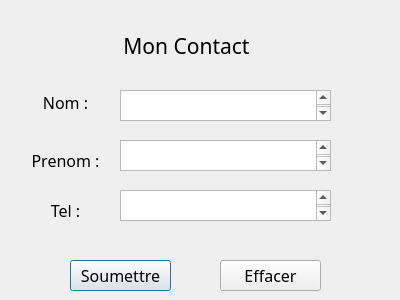
<?xml version="1.0" encoding="UTF-8"?>
<ui version="4.0">
 <class>Dialog</class>
 <widget class="QDialog" name="Dialog">
  <property name="geometry">
   <rect>
    <x>0</x>
    <y>0</y>
    <width>400</width>
    <height>300</height>
   </rect>
  </property>
  <property name="windowTitle">
   <string>Dialog</string>
  </property>
  <widget class="QPushButton" name="pushButton">
   <property name="geometry">
    <rect>
     <x>70</x>
     <y>260</y>
     <width>101</width>
     <height>31</height>
    </rect>
   </property>
   <property name="font">
    <font>
     <family>Calibri Light</family>
     <pointsize>12</pointsize>
    </font>
   </property>
   <property name="text">
    <string>Soumettre</string>
   </property>
  </widget>
  <widget class="QPushButton" name="pushButton_2">
   <property name="geometry">
    <rect>
     <x>220</x>
     <y>260</y>
     <width>101</width>
     <height>31</height>
    </rect>
   </property>
   <property name="font">
    <font>
     <family>Calibri Light</family>
     <pointsize>12</pointsize>
    </font>
   </property>
   <property name="text">
    <string>Effacer</string>
   </property>
  </widget>
  <widget class="QLabel" name="label">
   <property name="geometry">
    <rect>
     <x>66</x>
     <y>30</y>
     <width>241</width>
     <height>31</height>
    </rect>
   </property>
   <property name="font">
    <font>
     <family>Calibri Light</family>
     <pointsize>16</pointsize>
    </font>
   </property>
   <property name="text">
    <string>Mon Contact</string>
   </property>
   <property name="alignment">
    <set>Qt::AlignCenter</set>
   </property>
  </widget>
  <widget class="QLabel" name="label_2">
   <property name="geometry">
    <rect>
     <x>30</x>
     <y>92</y>
     <width>71</width>
     <height>21</height>
    </rect>
   </property>
   <property name="font">
    <font>
     <family>Calibri Light</family>
     <pointsize>12</pointsize>
    </font>
   </property>
   <property name="text">
    <string>Nom :</string>
   </property>
   <property name="alignment">
    <set>Qt::AlignCenter</set>
   </property>
  </widget>
  <widget class="QLabel" name="label_3">
   <property name="geometry">
    <rect>
     <x>30</x>
     <y>150</y>
     <width>71</width>
     <height>21</height>
    </rect>
   </property>
   <property name="font">
    <font>
     <family>Calibri Light</family>
     <pointsize>12</pointsize>
    </font>
   </property>
   <property name="text">
    <string>Prenom :</string>
   </property>
   <property name="alignment">
    <set>Qt::AlignCenter</set>
   </property>
  </widget>
  <widget class="QLabel" name="label_4">
   <property name="geometry">
    <rect>
     <x>30</x>
     <y>200</y>
     <width>71</width>
     <height>21</height>
    </rect>
   </property>
   <property name="font">
    <font>
     <family>Calibri Light</family>
     <pointsize>12</pointsize>
    </font>
   </property>
   <property name="text">
    <string>Tel :</string>
   </property>
   <property name="alignment">
    <set>Qt::AlignCenter</set>
   </property>
  </widget>
  <widget class="QTextEdit" name="textEdit">
   <property name="geometry">
    <rect>
     <x>120</x>
     <y>90</y>
     <width>211</width>
     <height>31</height>
    </rect>
   </property>
   <property name="font">
    <font>
     <family>Calibri Light</family>
     <pointsize>12</pointsize>
    </font>
   </property>
  </widget>
  <widget class="QTextEdit" name="textEdit_2">
   <property name="geometry">
    <rect>
     <x>120</x>
     <y>140</y>
     <width>211</width>
     <height>31</height>
    </rect>
   </property>
   <property name="font">
    <font>
     <family>Calibri Light</family>
     <pointsize>12</pointsize>
    </font>
   </property>
  </widget>
  <widget class="QTextEdit" name="textEdit_3">
   <property name="geometry">
    <rect>
     <x>120</x>
     <y>190</y>
     <width>211</width>
     <height>31</height>
    </rect>
   </property>
   <property name="font">
    <font>
     <family>Calibri Light</family>
     <pointsize>12</pointsize>
    </font>
   </property>
  </widget>
 </widget>
 <resources/>
 <connections/>
</ui>
